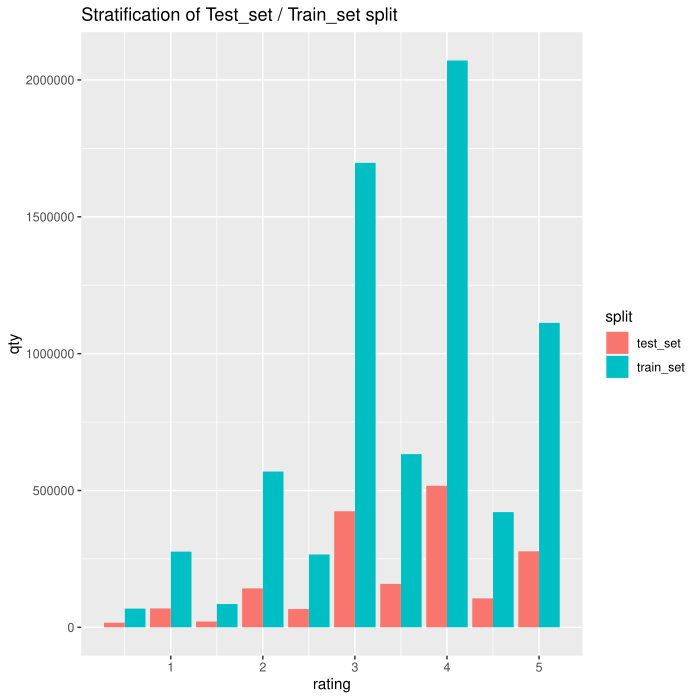

Reproduce this figure in R.
# R version: 4.1.0

# suppress warnings
oldw <- getOption("warn")
options(warn = -1)

# environment
print("setup environment")

# one-function libraries
# library(stringi)     # used as stringi::stri_sub()

# libraries
library(ggplot2)
library(lubridate)
library(tidyverse)
library(caret)
library(foreach)                            # parallel computing

# keras environment
library(reticulate)                         # interface R and Python
use_condaenv("r-gpu", required = TRUE)      # conda env for running tf and keras
library(keras)
library(tfdatasets)

# global variables
#options(digits = 6)
proportionTestSet <- 0.20
numberOfEpochs    <- 20                    # keras training parameter

# error function
errRMSE <- function(true_ratings, predicted_ratings){
  sqrt(mean((true_ratings - predicted_ratings)^2))
}

# function: difference of timestamps in days
daysBetweenTimestamps <- function(x,y){
  difftime(as_date(as_datetime(x)), 
           as_date(as_datetime(y)), 
           units = c("days")) %>% 
    as.numeric()
}

# clean memory
print("clean memory")
if(exists("validation")) {rm(validation)}

# read dataset from csv
if(!exists("edx")) {edx <- read_csv(file = "./dat/edx.csv") %>% as_tibble()}
head(edx)

# move ratings to first column
edx2 <- edx %>% select(-c(rating))
edx2 <- cbind(rating = edx$rating, edx2)

# extract yearOfRelease and timestampYear
edx2 <- edx2 %>% 
  select(-c(genres)) %>%
  mutate(yearOfRelease = as.numeric(stringi::stri_sub(edx$title[1], -5, -2)),
         timestampYear = year(as_datetime(timestamp)),
         yearsFromRelease = timestampYear - yearOfRelease) %>%
  select(-c(title, yearOfRelease, timestampYear)) 

# extract firstUserRating
dfFirstUserRating <- edx2 %>% group_by(userId) %>%
  select(userId, timestamp) %>%
  summarize(firstUserRating = min(timestamp))

edx2 <- left_join(edx2, dfFirstUserRating)

# extract firstMovieRating
dfFirstMovieRating <- edx2 %>% group_by(movieId) %>%
  select(movieId, timestamp) %>%
  summarize(firstMovieRating = min(timestamp))

edx2 <- left_join(edx2, dfFirstMovieRating)

# extract daysFromFirstUserRating and daysFromFirstMovieRating
edx2 <- edx2 %>% mutate(daysFromFirstUserRating  = daysBetweenTimestamps(timestamp, firstUserRating),
                        daysFromFirstMovieRating = daysBetweenTimestamps(timestamp, firstMovieRating)) %>%
  select(-c(timestamp, firstUserRating,firstMovieRating))

# extract movie genres as predictors
genres_names <- strsplit(edx$genres, "|", fixed = TRUE) %>%
  unlist() %>%
  unique()

fn <- function(element_vector){
  as.numeric(grepl(element_vector, vector))
}

vector <- edx$genres
df <- sapply(genres_names, fn) %>% as_tibble()

# remove hiphen from predictor names
colnames(df)[7]  <- "SciFi"
colnames(df)[16] <- "FilmNoir"
colnames(df)[20] <- "NoGenre"

edx2 <- bind_cols(edx2, df)
head(edx2)

# cleanup memory
rm(df, edx, genres_names, vector, fn)

# split train and test sets
set.seed(1, sample.kind = "Rounding")
test_index <- createDataPartition(edx2$rating, 
                                  times = 1, 
                                  p = proportionTestSet,
                                  list = FALSE)
test_set <- edx2 %>% slice(test_index)
train_set <- edx2 %>% slice(-test_index)

# remove movies and users from testset that are not present on trainset
test_set <- test_set %>%
  semi_join(train_set, by = "movieId") %>%
  semi_join(train_set, by = "userId")

# check for stratification of train / test split
p1 <- train_set %>%
  group_by(rating) %>%
  summarize(qty = n()) %>%
  mutate(split = 'train_set')

p2 <- test_set %>%
  group_by(rating) %>%
  summarize(qty = n()) %>%
  mutate(split = 'test_set')

p <- bind_rows(p1, p2) %>% group_by(split)
p %>% ggplot(aes(rating, qty, fill = split)) +
  geom_bar(stat="identity", position = "dodge") +
  ggtitle("Stratification of Test_set / Train_set split")

# save datasets
train_set %>% write_csv(file = "./dat/train.csv")
test_set  %>% write_csv(file = "./dat/test.csv")
head(train_set)
head(test_set)

# cleanup memory
rm(edx2, test_index)
rm(p, p1, p2)

# predict by global average
mu <- mean(train_set$rating)
predicted <- mu
err <- RMSE(test_set$rating, predicted)
rmse_results <- tibble(model = "naiveAvg",
                       error = err)

# add movie bias effect
df <- train_set %>%
  group_by(movieId) %>%
  summarize(deltaRating = mean(rating - mu))

dfBiasMovie <- left_join(train_set, df) %>%
  select(rating, movieId, deltaRating) %>%
  group_by(movieId) %>%
  summarize(biasMovie = mean(deltaRating))
head(dfBiasMovie)

df <- left_join(test_set, dfBiasMovie) %>%
  select(rating, movieId, biasMovie)
predicted = mu + df$biasMovie

err <- RMSE(test_set$rating, predicted)
rmse_results <- bind_rows(rmse_results,
                          tibble(model ="movieBias",
                                 error = err))

# add user bias effect
df <- train_set %>%
  left_join(dfBiasMovie) %>%
  group_by(userId) %>%
  summarize(deltaRating = mean(rating - mu - biasMovie))

dfBiasUser <- left_join(train_set, df) %>%
  select(rating, userId, movieId, deltaRating) %>%
  group_by(userId) %>%
  summarize(biasUser = mean(deltaRating))
head(dfBiasUser)

df <- left_join(test_set, dfBiasMovie) %>%
  left_join(dfBiasUser) %>%
  select(rating, movieId, userId, biasMovie, biasUser)
predicted = mu + df$biasMovie + df$biasUser

err <- RMSE(test_set$rating, predicted)
rmse_results <- bind_rows(rmse_results,
                          tibble(model ="userBias",
                                 error = err))

# show RMSE results
rmse_results

# cleanup memory
rm(df, predicted)

# prepare trainset
print("prepare trainset")
df_train <- train_set %>%
  select(rating:daysFromFirstMovieRating) %>%
  left_join(dfBiasMovie) %>%
  left_join(dfBiasUser) %>%
  mutate(deltaRating = (rating - mu - biasMovie - biasUser),
         .before = rating) %>%
  select(-c(rating, userId, movieId, biasMovie, biasUser))

# remove predictors with small variance
print("remove small variance predictors")
nzv <- df_train %>%
  select(-deltaRating) %>%
  nearZeroVar(foreach = TRUE, allowParallel = TRUE)

removedPredictors <- colnames(df_train[,nzv])
df_train <- df_train %>% select(-all_of(removedPredictors))

# prepare testset
print("prepare testset")
df_test <- test_set %>%
  select(rating:daysFromFirstMovieRating) %>%
  left_join(dfBiasMovie) %>%
  left_join(dfBiasUser) %>%
  mutate(deltaRating = (rating - mu - biasMovie - biasUser),
         .before = rating) %>%
  select(-c(rating, userId, movieId, biasMovie, biasUser))

df_test <- df_test %>% select(-all_of(removedPredictors))

# scale predictors
print("scale predictors")
spec <- feature_spec(df_train, deltaRating ~ . ) %>% 
  step_numeric_column(all_numeric(), normalizer_fn = scaler_standard()) %>% 
  fit()
spec

# wrap the model in a function
build_model <- function() {
  # create model
  input <- layer_input_from_dataset(df_train %>% select(-deltaRating))
  
  output <- input %>% 
    layer_dense_features(dense_features(spec)) %>% 
    layer_dense(units = 8, activation = "relu") %>%
    layer_dense(units = 8, activation = "relu") %>%
    layer_dense(units = 1) 
  
  model <- keras_model(input, output)
  summary(model)
  
  # compile model
  model %>% 
    compile(
      loss = "mse",
      optimizer = optimizer_rmsprop(),
      metrics = list("mean_absolute_error")
    )
  
  model
}

# train the model
print("fit the model")

print_dot_callback <- callback_lambda(
  on_epoch_end = function(epoch, logs) {
    if (epoch %% 80 == 0) cat("\n")
    cat(".")
  }
)    

early_stop <- callback_early_stopping(monitor = "val_loss",
                                      min_delta = 1e-5,
                                      patience = 5)

model <- build_model()

print("start with keras training")
history <- model %>% fit(
  x = df_train %>% select(-deltaRating),
  y = df_train$deltaRating,
  epochs = numberOfEpochs,
  validation_split = 0.2,
  verbose = 0,
  callbacks = list(early_stop, print_dot_callback)
)

plot(history)

# save model
# print("save model")
# save_model_tf(model, filepath = "./mdl/keras-fit")

# predict
print("predict testset results")
p <- model %>% predict(df_test %>% select(-deltaRating))
p <- p[ , 1]

df <- test_set %>%
  select(userId, movieId) %>%
  left_join(dfBiasMovie) %>%
  left_join(dfBiasUser) %>%
  mutate(predicted = mu + biasMovie + biasUser + p)

# calculate error metrics
err <- errRMSE(test_set$rating, df$predicted)

rmse_results <- bind_rows(rmse_results,
                          tibble(model ="keras",
                                 error = err))

# show RMSE results
rmse_results

# clean memory
rm(df, df_train, p)

# validation
# read dataset from csv
print("start validation")
validation <- read_csv(file = "./dat/validation.csv") %>% as_tibble()
head(validation)

validation <- validation %>%
  semi_join(train_set, by = "movieId") %>%
  semi_join(train_set, by = "userId")

df_val <- validation %>%
  select(-c(genres)) %>%
  mutate(yearOfRelease = as.numeric(stringi::stri_sub(validation$title[1], -5, -2)),
         timestampYear = year(as_datetime(timestamp)),
         yearsFromRelease = timestampYear - yearOfRelease) %>%
  select(-c(rating, title, yearOfRelease, timestampYear)) %>%
  left_join(dfFirstMovieRating) %>%
  left_join(dfFirstUserRating) %>%
  mutate(daysFromFirstUserRating  = daysBetweenTimestamps(timestamp, firstUserRating),
         daysFromFirstMovieRating = daysBetweenTimestamps(timestamp, firstMovieRating)) %>%
  select(-c(userId, movieId, timestamp, firstUserRating,firstMovieRating))
head(df_val)

p <- model %>% predict(df_val)
p <- p[ , 1]

df <- validation %>%
  left_join(dfBiasMovie) %>%
  left_join(dfBiasUser) %>%
  mutate(predicted = mu + biasMovie + biasUser + p)

err <- errRMSE(validation$rating, df$predicted)

rmse_results <- bind_rows(rmse_results,
                          tibble(model ="validation",
                                 error = err))

# show RMSE results
print("project results")
rmse_results
err

# clean memory
rm(df, df_test, df_val)
rm(train_set, test_set, validation)

# restore warnings
print("job done")
options(warn = oldw)
